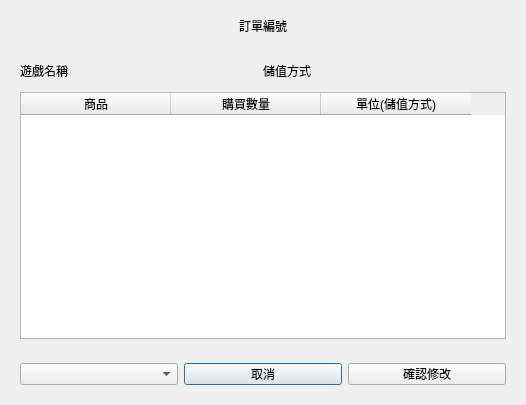
<?xml version="1.0" encoding="UTF-8"?>
<ui version="4.0">
 <class>DialogDayReportEdit</class>
 <widget class="QDialog" name="DialogDayReportEdit">
  <property name="geometry">
   <rect>
    <x>0</x>
    <y>0</y>
    <width>526</width>
    <height>405</height>
   </rect>
  </property>
  <property name="windowTitle">
   <string>Dialog</string>
  </property>
  <layout class="QVBoxLayout" name="verticalLayout">
   <item>
    <widget class="QWidget" name="widget" native="true">
     <property name="minimumSize">
      <size>
       <width>0</width>
       <height>30</height>
      </size>
     </property>
     <property name="maximumSize">
      <size>
       <width>16777215</width>
       <height>30</height>
      </size>
     </property>
     <layout class="QGridLayout" name="gridLayout_2">
      <property name="leftMargin">
       <number>0</number>
      </property>
      <property name="topMargin">
       <number>0</number>
      </property>
      <property name="rightMargin">
       <number>0</number>
      </property>
      <property name="bottomMargin">
       <number>0</number>
      </property>
      <property name="spacing">
       <number>0</number>
      </property>
      <item row="0" column="0">
       <widget class="QLabel" name="lbOrder">
        <property name="text">
         <string>訂單編號</string>
        </property>
        <property name="alignment">
         <set>Qt::AlignCenter</set>
        </property>
       </widget>
      </item>
     </layout>
    </widget>
   </item>
   <item>
    <widget class="QWidget" name="widget_2" native="true">
     <layout class="QGridLayout" name="gridLayout">
      <item row="1" column="0">
       <widget class="QTableWidget" name="tb">
        <property name="editTriggers">
         <set>QAbstractItemView::NoEditTriggers</set>
        </property>
        <attribute name="horizontalHeaderDefaultSectionSize">
         <number>150</number>
        </attribute>
        <attribute name="verticalHeaderVisible">
         <bool>false</bool>
        </attribute>
        <column>
         <property name="text">
          <string>商品</string>
         </property>
        </column>
        <column>
         <property name="text">
          <string>購買數量</string>
         </property>
        </column>
        <column>
         <property name="text">
          <string>單位(儲值方式)</string>
         </property>
        </column>
       </widget>
      </item>
      <item row="0" column="0">
       <widget class="QWidget" name="widget_4" native="true">
        <property name="minimumSize">
         <size>
          <width>0</width>
          <height>30</height>
         </size>
        </property>
        <layout class="QGridLayout" name="gridLayout_3">
         <property name="leftMargin">
          <number>0</number>
         </property>
         <property name="topMargin">
          <number>0</number>
         </property>
         <property name="rightMargin">
          <number>0</number>
         </property>
         <property name="bottomMargin">
          <number>0</number>
         </property>
         <property name="spacing">
          <number>0</number>
         </property>
         <item row="0" column="0">
          <widget class="QLabel" name="lbGame">
           <property name="text">
            <string>遊戲名稱</string>
           </property>
          </widget>
         </item>
         <item row="0" column="1">
          <widget class="QLabel" name="lbPayType">
           <property name="text">
            <string>儲值方式</string>
           </property>
          </widget>
         </item>
        </layout>
       </widget>
      </item>
     </layout>
    </widget>
   </item>
   <item>
    <widget class="QWidget" name="widget_3" native="true">
     <property name="minimumSize">
      <size>
       <width>0</width>
       <height>40</height>
      </size>
     </property>
     <property name="maximumSize">
      <size>
       <width>16777215</width>
       <height>40</height>
      </size>
     </property>
     <layout class="QHBoxLayout" name="horizontalLayout_2">
      <item>
       <widget class="QComboBox" name="comboBox"/>
      </item>
      <item>
       <widget class="QPushButton" name="btnCancel">
        <property name="text">
         <string>取消</string>
        </property>
       </widget>
      </item>
      <item>
       <widget class="QPushButton" name="btnOk">
        <property name="text">
         <string>確認修改</string>
        </property>
       </widget>
      </item>
     </layout>
    </widget>
   </item>
  </layout>
 </widget>
 <resources/>
 <connections/>
</ui>
